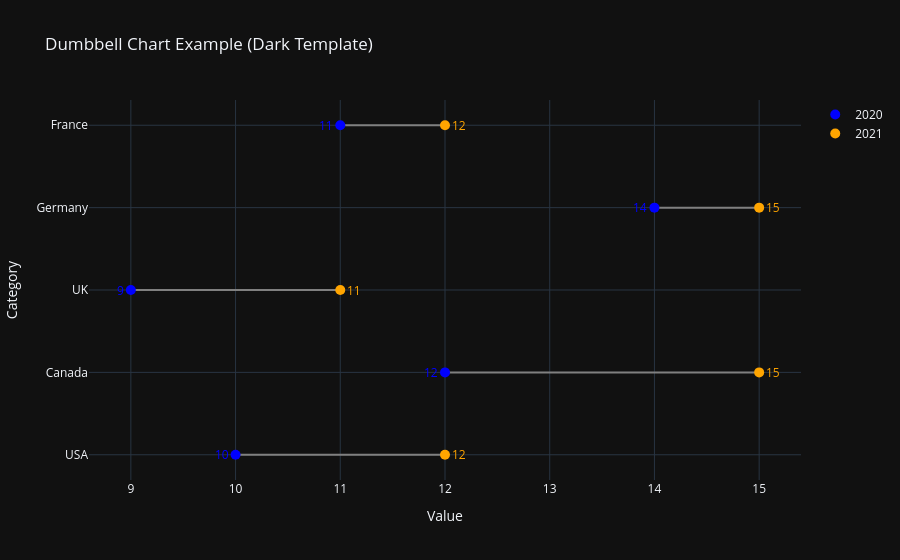

The code cell stored with this chart in its notebook:
### Markdown cell above
## Dumbbell Chart - Horizontal

### Code cell
dumbbell_df = pd.DataFrame({
    'Country': ['USA', 'Canada', 'UK', 'Germany', 'France'],
    '2020': [10, 12, 9, 14, 11],
    '2021': [12, 15, 11, 15, 12]
})

fig_dumbbell = pxx.dumbbell(df=dumbbell_df, 
                           categories_col='Country', 
                           values1_col='2020', 
                           values2_col='2021',
                           label1='2020',
                           label2='2021',
                           title='Dumbbell Chart Example (Dark Template)',
                           template='plotly_dark')
fig_dumbbell.show()

### Figure 1 — Plotly figure (JSON) as saved in the notebook; plotly's stock layout.template omitted (floating-point values rounded to 4 significant figures)
{"data": [{"line": {"color": "gray", "width": 2}, "mode": "lines", "showlegend": false, "type": "scatter", "x": [10, 12], "y": ["USA", "USA"]}, {"line": {"color": "gray", "width": 2}, "mode": "lines", "showlegend": false, "type": "scatter", "x": [12, 15], "y": ["Canada", "Canada"]}, {"line": {"color": "gray", "width": 2}, "mode": "lines", "showlegend": false, "type": "scatter", "x": [9, 11], "y": ["UK", "UK"]}, {"line": {"color": "gray", "width": 2}, "mode": "lines", "showlegend": false, "type": "scatter", "x": [14, 15], "y": ["Germany", "Germany"]}, {"line": {"color": "gray", "width": 2}, "mode": "lines", "showlegend": false, "type": "scatter", "x": [11, 12], "y": ["France", "France"]}, {"marker": {"color": "blue", "size": 10}, "mode": "markers", "name": "2020", "showlegend": true, "type": "scatter", "x": [10, 12, 9, 14, 11], "y": ["USA", "Canada", "UK", "Germany", "France"]}, {"marker": {"color": "orange", "size": 10}, "mode": "markers", "name": "2021", "showlegend": true, "type": "scatter", "x": [12, 15, 11, 15, 12], "y": ["USA", "Canada", "UK", "Germany", "France"]}], "layout": {"annotations": [{"font": {"color": "blue"}, "showarrow": false, "text": "10", "x": 10, "xanchor": "right", "xshift": -5, "y": "USA", "yanchor": "middle"}, {"font": {"color": "orange"}, "showarrow": false, "text": "12", "x": 12, "xanchor": "left", "xshift": 5, "y": "USA", "yanchor": "middle"}, {"font": {"color": "blue"}, "showarrow": false, "text": "12", "x": 12, "xanchor": "right", "xshift": -5, "y": "Canada", "yanchor": "middle"}, {"font": {"color": "orange"}, "showarrow": false, "text": "15", "x": 15, "xanchor": "left", "xshift": 5, "y": "Canada", "yanchor": "middle"}, {"font": {"color": "blue"}, "showarrow": false, "text": "9", "x": 9, "xanchor": "right", "xshift": -5, "y": "UK", "yanchor": "middle"}, {"font": {"color": "orange"}, "showarrow": false, "text": "11", "x": 11, "xanchor": "left", "xshift": 5, "y": "UK", "yanchor": "middle"}, {"font": {"color": "blue"}, "showarrow": false, "text": "14", "x": 14, "xanchor": "right", "xshift": -5, "y": "Germany", "yanchor": "middle"}, {"font": {"color": "orange"}, "showarrow": false, "text": "15", "x": 15, "xanchor": "left", "xshift": 5, "y": "Germany", "yanchor": "middle"}, {"font": {"color": "blue"}, "showarrow": false, "text": "11", "x": 11, "xanchor": "right", "xshift": -5, "y": "France", "yanchor": "middle"}, {"font": {"color": "orange"}, "showarrow": false, "text": "12", "x": 12, "xanchor": "left", "xshift": 5, "y": "France", "yanchor": "middle"}], "title": {"text": "Dumbbell Chart Example (Dark Template)"}, "xaxis": {"title": {"text": "Value"}}, "yaxis": {"title": {"text": "Category"}}}}
